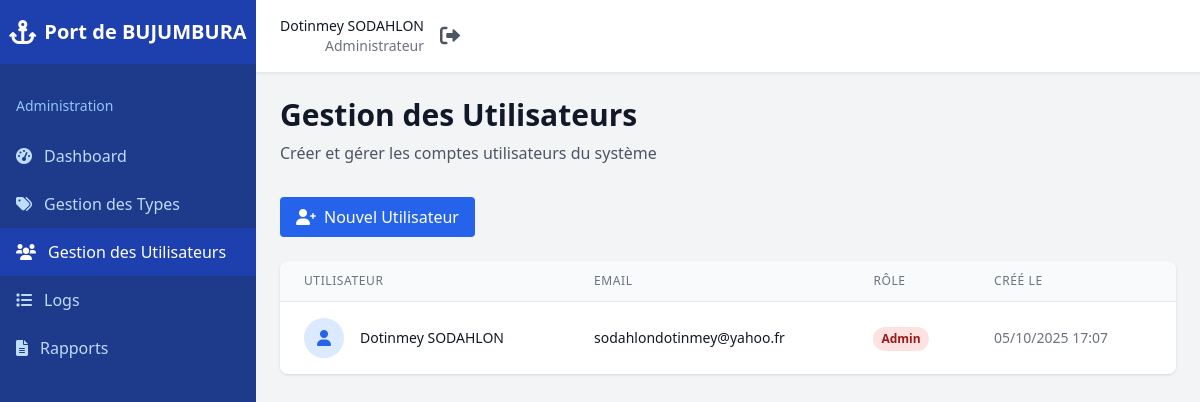
Before: /admin/users.php (signed in) with the older database file.
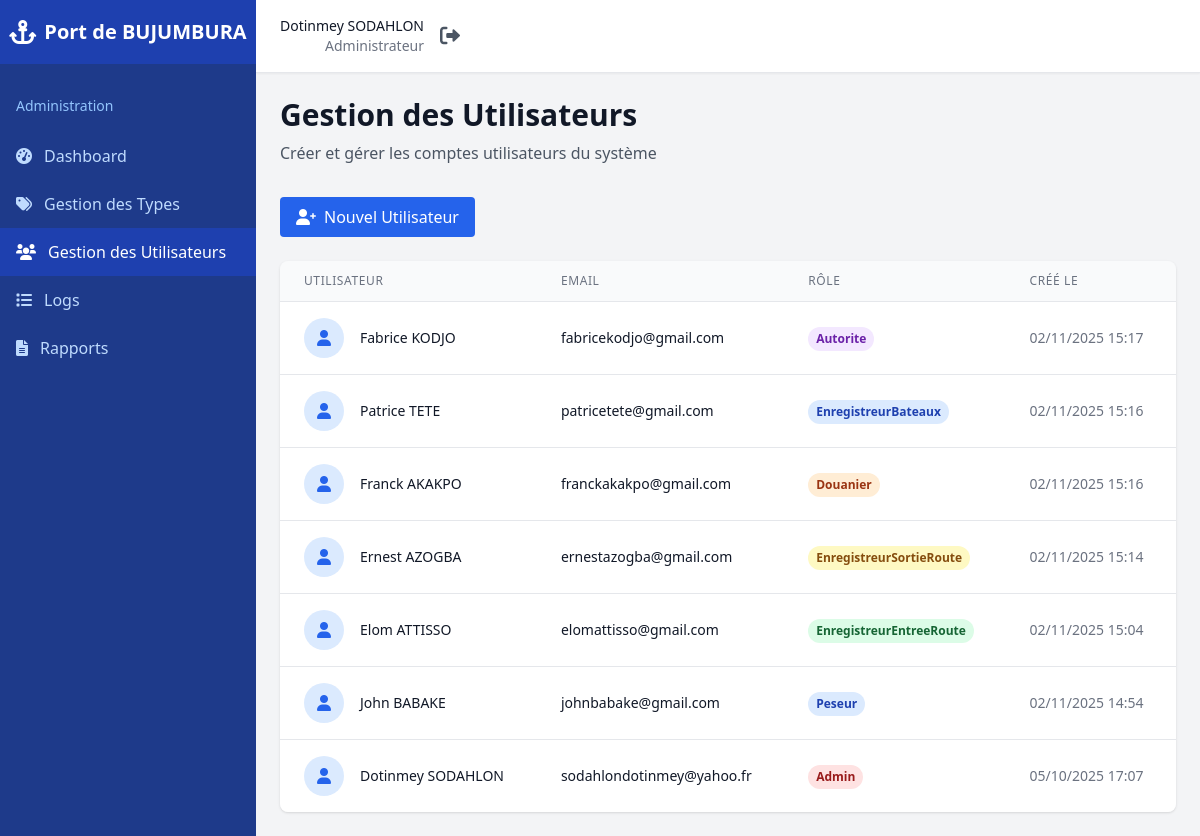
After: the same page with the newer database file.
### tables this page shows
CREATE TABLE IF NOT EXISTS `users` (
  `id` int NOT NULL AUTO_INCREMENT,
  `nom` varchar(100) NOT NULL,
  `prenom` varchar(100) NOT NULL,
  `email` varchar(255) NOT NULL,
  `password` varchar(255) NOT NULL,
  `role` enum('admin','autorite','douanier','EnregistreurEntreeRoute','EnregistreurSortieRoute','peseur','EnregistreurBateaux') NOT NULL,
  `first_login` tinyint(1) DEFAULT '1',
  `created_at` timestamp NULL DEFAULT CURRENT_TIMESTAMP,
  `updated_at` timestamp NULL DEFAULT CURRENT_TIMESTAMP ON UPDATE CURRENT_TIMESTAMP,
  PRIMARY KEY (`id`),
  UNIQUE KEY `email` (`email`)
);

### includes/auth_check.php (called while the page is built, shortened)
<?php
function getCurrentUser() {
    return [
        'id' => $_SESSION['user_id'],
        'nom' => $_SESSION['nom'],
        'prenom' => $_SESSION['prenom'],
        'email' => $_SESSION['email'],
        'role' => $_SESSION['role']
    ];
}
?>

### admin/users.php (the view, shortened to what this page needs)
<?php
require_once '../includes/auth_check.php';
$user = getCurrentUser();
$db = getDB();
$users = $db->query("SELECT * FROM users ORDER BY created_at DESC")->fetchAll();
?>
<!DOCTYPE html>
<html lang="fr">
<head>
    <script src="https://cdn.tailwindcss.com"></script>
    <link href="https://cdnjs.cloudflare.com/ajax/libs/font-awesome/6.0.0/css/all.min.css" rel="stylesheet">
</head>
<body class="bg-gray-100">
    <div class="fixed inset-y-0 left-0 w-64 bg-blue-900 text-white transform -translate-x-full lg:translate-x-0 transition-transform duration-200 ease-in-out" id="sidebar">
        <div class="flex items-center justify-center h-16 bg-blue-800">
            <i class="fas fa-anchor text-2xl mr-2"></i>
            <span class="text-xl font-bold">Port de BUJUMBURA</span>
        </div>
        <nav class="mt-8">
            <div class="px-4 mb-4">
                <p class="text-blue-300 text-sm font-medium">Administration</p>
            </div>
            <a href="dashboard.php" class="flex items-center px-4 py-3 text-blue-200 hover:bg-blue-800 hover:text-white transition duration-200">
                <i class="fas fa-tachometer-alt mr-3"></i>
                Dashboard
            </a>
            <a href="types.php" class="flex items-center px-4 py-3 text-blue-200 hover:bg-blue-800 hover:text-white transition duration-200">
                <i class="fas fa-tags mr-3"></i>
                Gestion des Types
            </a>
            <a href="users.php" class="flex items-center px-4 py-3 text-white bg-blue-800">
                <i class="fas fa-users mr-3"></i>
                Gestion des Utilisateurs
            </a>
            <a href="logs.php" class="flex items-center px-4 py-3 text-blue-200 hover:bg-blue-800 hover:text-white transition duration-200">
                <i class="fas fa-list mr-3"></i>
                Logs
            </a>
            <a href="rapports.php" class="flex items-center px-4 py-3 text-blue-200 hover:bg-blue-800 hover:text-white transition duration-200">
                <i class="fas fa-file-alt mr-3"></i>
                Rapports
            </a>
        </nav>
    </div>
    <div class="ml-0 lg:ml-64">
        <header class="bg-white shadow-sm border-b border-gray-200">
            <div class="flex items-center justify-between px-6 py-4">
                <div class="flex items-center space-x-4">
                    <div class="text-right">
                        <p class="text-sm font-medium text-gray-900"><?= htmlspecialchars($user['prenom'] . ' ' . $user['nom']) ?></p>
                        <p class="text-sm text-gray-500">Administrateur</p>
                    </div>
                    <a href="../auth/logout.php" class="text-gray-600 hover:text-gray-900">
                        <i class="fas fa-sign-out-alt text-xl"></i>
                    </a>
                </div>
            </div>
        </header>
        <main class="p-6">
            <div class="mb-8">
                <h1 class="text-3xl font-bold text-gray-900">Gestion des Utilisateurs</h1>
                <p class="text-gray-600 mt-2">Créer et gérer les comptes utilisateurs du système</p>
            </div>
            <div class="mb-6">
                <button onclick="openModal()" class="bg-blue-600 text-white px-4 py-2 rounded hover:bg-blue-700">
                    <i class="fas fa-user-plus mr-2"></i>Nouvel Utilisateur
                </button>
            </div>
            <div class="bg-white rounded-lg shadow overflow-x-auto">
                <table class="min-w-[1000px] divide-y divide-gray-200">
                    <thead class="bg-gray-50">
                        <tr>
                            <th class="px-6 py-3 text-left text-xs font-medium text-gray-500 uppercase tracking-wider">Utilisateur</th>
                            <th class="px-6 py-3 text-left text-xs font-medium text-gray-500 uppercase tracking-wider">Email</th>
                            <th class="px-6 py-3 text-left text-xs font-medium text-gray-500 uppercase tracking-wider">Rôle</th>
                            <th class="px-6 py-3 text-left text-xs font-medium text-gray-500 uppercase tracking-wider">Créé le</th>
                            <th class="px-6 py-3 text-left text-xs font-medium text-gray-500 uppercase tracking-wider">Actions</th>
                        </tr>
                    </thead>
                    <tbody class="bg-white divide-y divide-gray-200">
                        <?php foreach ($users as $u): ?>
                        <tr>
                            <td class="px-6 py-4 whitespace-nowrap">
                                <div class="flex items-center">
                                    <div class="flex-shrink-0 h-10 w-10">
                                        <div class="h-10 w-10 rounded-full bg-blue-100 flex items-center justify-center">
                                            <i class="fas fa-user text-blue-600"></i>
                                        </div>
                                    </div>
                                    <div class="ml-4">
                                        <div class="text-sm font-medium text-gray-900">
                                            <?= htmlspecialchars($u['prenom'] . ' ' . $u['nom']) ?>
                                        </div>
                                    </div>
                                </div>
                            </td>
                            <td class="px-6 py-4 whitespace-nowrap text-sm text-gray-900">
                                <?= htmlspecialchars($u['email']) ?>
                            </td>
                            <td class="px-6 py-4 whitespace-nowrap">
                                <span class="inline-flex px-2 py-1 text-xs font-semibold rounded-full
                                    <?php
                                    $roleClass = 'bg-gray-100 text-gray-800';
                                    switch($u['role']) {
                                        case 'admin':
                                            $roleClass = 'bg-red-100 text-red-800';
                                            break;
                                        case 'autorite':
                                            $roleClass = 'bg-purple-100 text-purple-800';
                                            break;
                                        case 'douanier':
                                            $roleClass = 'bg-orange-100 text-orange-800';
                                            break;
                                        case 'EnregistreurEntreeRoute':
                                            $roleClass = 'bg-green-100 text-green-800';
                                            break;
                                        case 'EnregistreurSortieRoute':
                                            $roleClass = 'bg-yellow-100 text-yellow-800';
                                            break;
                                        case 'peseur':
                                        case 'EnregistreurBateaux':
                                            $roleClass = 'bg-blue-100 text-blue-800';
                                            break;
                                    }
                                    echo $roleClass;
                                    ?>">
                                    <?= ucfirst($u['role']) ?>
                                </span>
                            </td>
                            <td class="px-6 py-4 whitespace-nowrap text-sm text-gray-500">
                                <?= date('d/m/Y H:i', strtotime($u['created_at'])) ?>
                            </td>
                            <td class="px-6 py-4 whitespace-nowrap text-sm font-medium space-x-2">
                            </td>
                        </tr>
                        <?php endforeach; ?>
                    </tbody>
                </table>
            </div>
        </main>
    </div>
</body>
</html>

Changed rows visible on the page:
added users: prenom+nom "Fabrice KODJO", email "fabricekodjo@gmail.com", role "Autorite", created_at "02/11/2025 15:17"
added users: prenom+nom "Patrice TETE", email "patricetete@gmail.com", role "EnregistreurBateaux", created_at "02/11/2025 15:16"
added users: prenom+nom "Franck AKAKPO", email "franckakakpo@gmail.com", role "Douanier", created_at "02/11/2025 15:16"
added users: prenom+nom "Ernest AZOGBA", email "ernestazogba@gmail.com", role "EnregistreurSortieRoute", created_at "02/11/2025 15:14"
added users: prenom+nom "Elom ATTISSO", email "elomattisso@gmail.com", role "EnregistreurEntreeRoute", created_at "02/11/2025 15:04"
added users: prenom+nom "John BABAKE", email "johnbabake@gmail.com", role "Peseur", created_at "02/11/2025 14:54"
